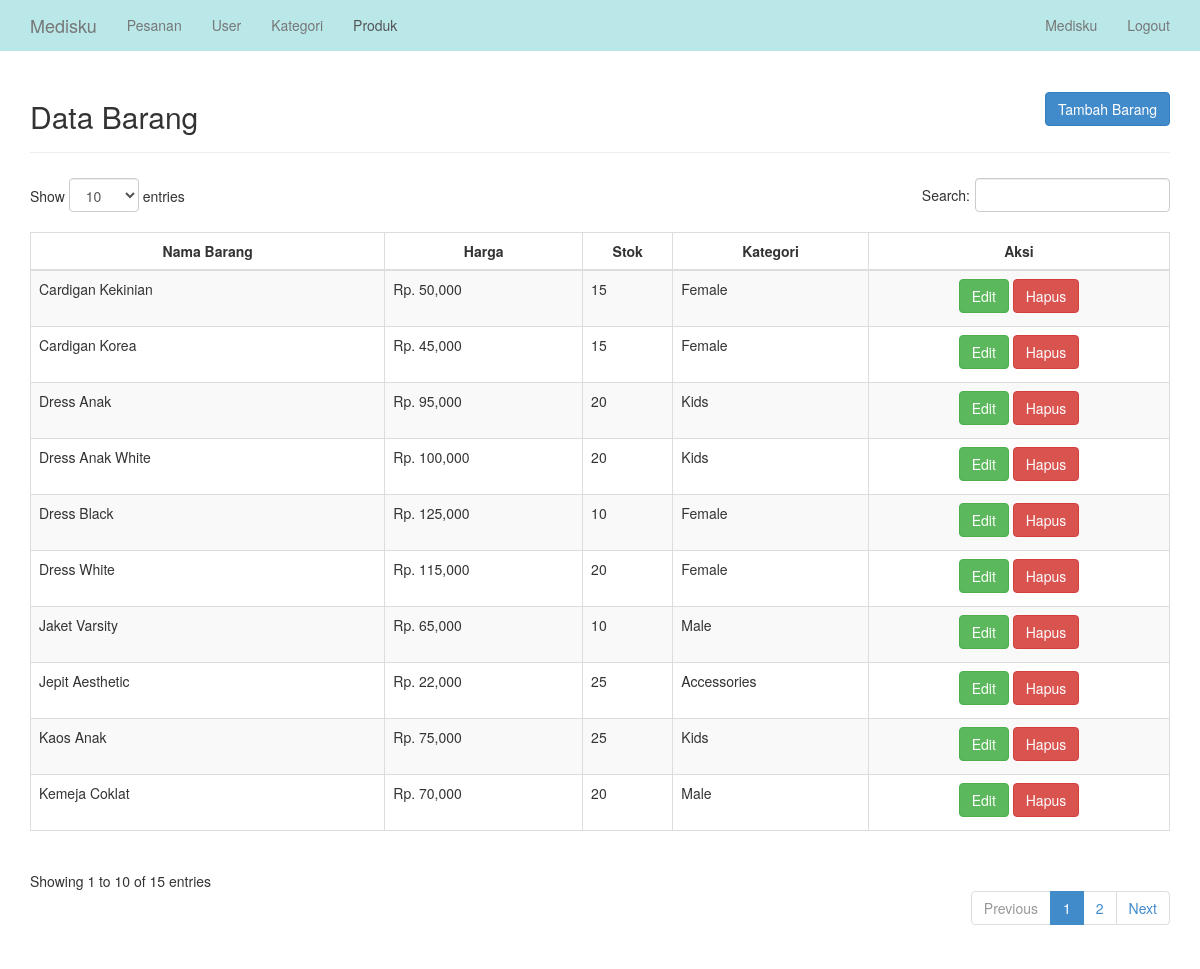
/admin/barang.php (signed in), run on the app's committed database.
### tables this page shows
CREATE TABLE `barang` (
  `id_barang` int(11) NOT NULL,
  `nama_barang` varchar(35) NOT NULL,
  `harga` varchar(35) NOT NULL,
  `stok` varchar(35) NOT NULL,
  `gambar` varchar(255) NOT NULL,
  `id_kategori` int(11) NOT NULL
);

CREATE TABLE `kategori` (
  `id_kategori` int(11) NOT NULL,
  `kategori` varchar(35) NOT NULL
);

### admin/barang.php (the view, shortened to what this page needs)
<?php
    include "../koneksi/config.php";
?>
<!DOCTYPE html>
<html>
<head>
    <link href="../assets/css/bootstrap.css" rel="stylesheet">
    <link href="../assets/css/datatables.css" rel="stylesheet">
    <link href="../assets/css/style.css" rel="stylesheet" />
</head>
<body>
  <nav class="navbar navbar-default navbar-fixed-top" role="navigation">
    <div class="container">
      <div class="navbar-header">
          <a class="navbar-brand" href="home.php"> Medisku </a>
      </div>
      <div class="collapse navbar-collapse" id="bs-example-navbar-collapse-1">
          <ul class="nav navbar-nav">
              <li><a href="home.php">Pesanan</a></li>
              <li><a href="pengguna.php">User</a></li>
              <li><a href="kategori.php">Kategori</a></li>
              <li class="active"><a href="barang.php">Produk</a></li>
          </ul>
          <ul class="nav navbar-nav navbar-right">
              <li>
                  <a href="user.php"><?php echo ucwords($_SESSION['nama'] ) ?></a>
              </li>
              <li>
                  <a href="logout.php">Logout</a>
              </li>
          </ul>
      </div>
    </div>
  </nav>
  <div class="container">
   <br><br>
   <div class="page-header" style="display: flex; justify-content: space-between; align-items: center;">
   	<h2> Data Barang </h2>
    <button class="btn btn-primary" data-toggle="modal" data-target="#TambahBarang">Tambah Barang</button>
   </div>
   <table id="tables" class="table table-responsive table-bordered table-striped">
   	<thead>
   		<tr>
        <th style="text-align: center;">Nama Barang</th>
        <th style="text-align: center;">Harga</th>
   			<th style="text-align: center;">Stok</th>
   			<th style="text-align: center;">Kategori</th>
        <th style="text-align: center;">Aksi</th>
   		</tr>
   	</thead>
   	<?php
   		$sql = "select * from kategori inner join barang on kategori.id_kategori = barang.id_kategori";
   		$query = mysqli_query($connect, $sql);
      $no = 1;
   		while ($data = mysqli_fetch_array($query)){ ?>
   			<tr>
          <td><?php echo ucwords("$data[nama_barang]"); ?></td>
          <td>Rp. <?php echo number_format($data['harga']); ?></td>
          <td><?php echo ucwords("$data[stok]"); ?></td>
   				<td><?php echo ucwords("$data[kategori]"); ?></td>
          <td><center><button class="btn btn-success" data-toggle="modal" data-target="#EditBarang<?php echo $no; ?>">Edit</button>
            <a href="hapus_barang.php?id_barang=<?php echo "$data[id_barang]"; ?>" onclick='return confirm("Anda Yakin?")' class="btn btn-danger">Hapus</a></center></td>
  			</tr>
          <div id="EditBarang<?php echo $no; ?>" class="modal fade" role="dialog">
             <div class="modal-dialog">
   		<?php $no++; }
   	?>
   </table>
  </div>
</body>
</html>

### assets/css/datatables.css (style rules this page uses)
table.dataTable thead { cursor: pointer; }

### assets/css/style.css (style rules this page uses)
.btn { margin-bottom:5px; }

### data on the page
barang: nama_barang "Cardigan Korea", harga "45,000", stok "15", id_kategori.kategori "Female"
barang: nama_barang "Kemeja Coklat", harga "70,000", stok "20", id_kategori.kategori "Male"
barang: nama_barang "Jaket Varsity", harga "65,000", stok "10", id_kategori.kategori "Male"
barang: nama_barang "Dress Black", harga "125,000", stok "10", id_kategori.kategori "Female"
barang: nama_barang "Dress White", harga "115,000", stok "20", id_kategori.kategori "Female"
barang: nama_barang "Jepit Aesthetic", harga "22,000", stok "25", id_kategori.kategori "Accessories"
barang: nama_barang "Cardigan Kekinian", harga "50,000", stok "15", id_kategori.kategori "Female"
barang: nama_barang "Dress Anak", harga "95,000", stok "20", id_kategori.kategori "Kids"
barang: nama_barang "Dress Anak White", harga "100,000", stok "20", id_kategori.kategori "Kids"
barang: nama_barang "Kaos Anak", harga "75,000", stok "25", id_kategori.kategori "Kids"

### other printed values
$_SESSION['nama'] "Medisku"
